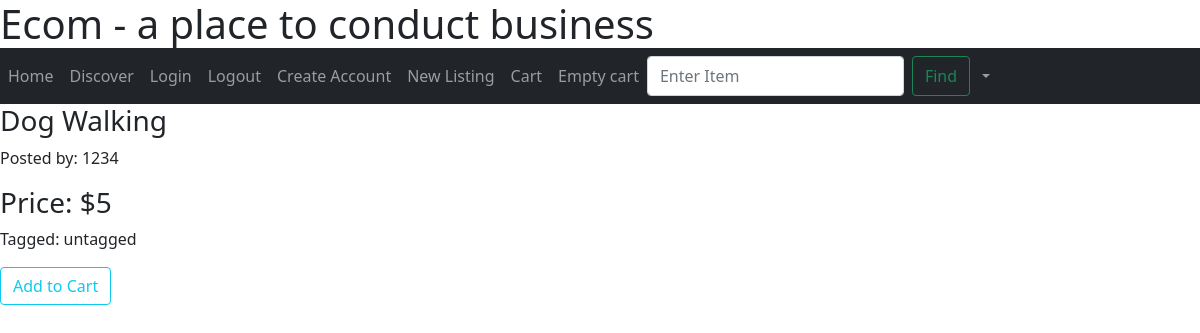
/listing/2, run on the app's committed database.
### app/models.py (models this page shows, shortened)
class Post(db.Model):
    id = db.Column(db.Integer, primary_key=True)
    desc = db.Column(db.String(64))
    body = db.Column(db.String(256))
    timestamp = db.Column(db.DateTime, default=datetime.utcnow())
    user_id = db.Column(db.Integer, db.ForeignKey('user.id'))
    price = db.Column(db.String(64))
    tag = db.Column(db.String(64))

class User(UserMixin, db.Model):
    id = db.Column(db.Integer, primary_key=True)
    name = db.Column(db.String(64))
    email = db.Column(db.String(64))
    password1 = db.Column(db.String(128))
    posts = db.relationship('Post', backref='User')
    cart = db.relationship('Cart', back_populates='user')

### app/routes.py (the view)
@myapp_obj.route('/listing/<int:post_id>', methods=['GET', 'POST'])
def display(post_id):
    post = Post.query.filter_by(id=post_id).one()
    user = User.query.filter_by(id=post.user_id).one()
    form = ListingForm()
    if form.validate_on_submit:
        data = form.submitCart.data
        if form.submitCart.data: #if our form has the field for addtocart submitted, then we can redirect to addToCart
            return redirect(url_for("addToCart", post_id=post_id))
    return render_template("listing.html", post=post, form=form, user=user)

### app/models.py
class ListingForm(FlaskForm):
    submitCart = SubmitField("Add to Cart")

class SearchForm(FlaskForm):
    searched = StringField("Searched", validators=[DataRequired()])
    submit = SubmitField("Submit")

### app/routes.py (called while the page is built)
@myapp_obj.context_processor
def base():
    form = SearchForm()
    return dict(form=form)

### app/templates/listing.html (shortened to what this page needs)
{% extends "base.html" %}
{% block sign_up %}
  <h3>{{ post.desc }}</h3>
  <p>Posted by: {{ user.name }}</p>
  <h3>Price: ${{ post.price }}</h3>
  <p>Tagged: {{ post.tag }}</p>
  <form method="POST" action="">
      {{ form.submitCart(class="btn btn-outline-info") }}
  </form>
{% endblock sign_up %}

### app/templates/base.html (style rules this page uses)
* { box-sizing:border-box }
body { background-color:white; }

### data on the page
Post: desc "Dog Walking", price "5", tag "untagged"
User: name "1234"
